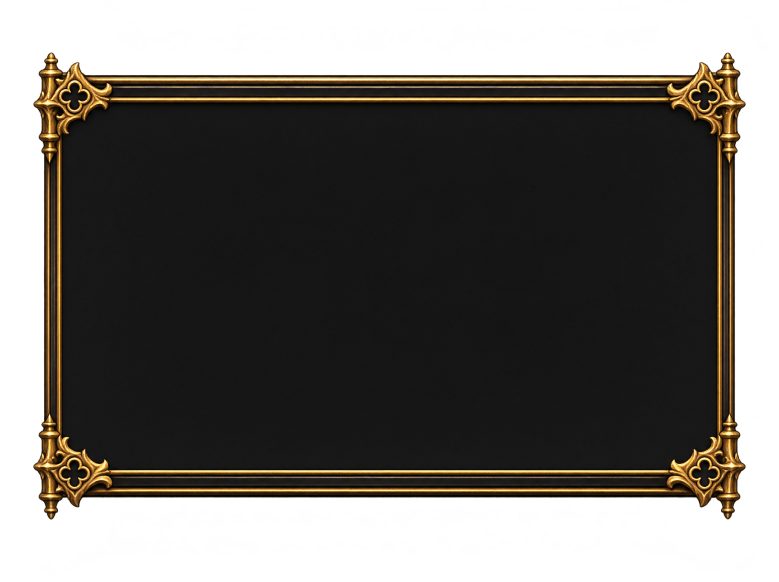
#> input picture art/higgsfield_2026-11/ui_kit/tooltip.png, 2336 x 1744 px, given in place of window_tall.png, which was not available (shown at 1/3 size)
$ python cut_ui_kit.py
#> lines starting #> are read from the running program, lines starting #| are printed output that depends on the picture; after the words box and inside, x2 and y2 are one past the last pixel; in counts of white or black regions, pixels touching at a corner belong together
#!/usr/bin/env python3
"""Cut the painted AOTL UI kit (art/higgsfield_2026-11/ui_kit, GPT Image 2.6 on transparent backgrounds, 2026-11-27)
into game textures in assets/ui/kit/.

Sheets are split by connected alpha components (sorted row by row), whole panels are trimmed to their alpha bounds
and scaled to the size they are drawn at, so 9-slice margins stay crisp. The crown on the window frames is lifted out
into its own sprite and the top edge under it is patched with the plain edge next to it, so the frame can 9-slice.

    python3 tools/cut_ui_kit.py [--src ../../art/higgsfield_2026-11/ui_kit] [--out assets/ui/kit]
"""
import argparse, json, os
import cv2
import numpy as np
from PIL import Image

ap = argparse.ArgumentParser()
here = os.path.dirname(os.path.abspath(__file__))
ap.add_argument("--src", default=os.path.normpath(os.path.join(here, "../../../art/higgsfield_2026-11/ui_kit")))
ap.add_argument("--out", default=os.path.normpath(os.path.join(here, "../assets/ui/kit")))
ap.add_argument("--debug", default="")
a = ap.parse_args()
os.makedirs(a.out, exist_ok=True)
meta = {}


def load(name):
#> called with name = 'window_tall'
    return Image.open(os.path.join(a.src, name + ".png")).convert("RGBA")
#> returned value is the input picture: PIL image 2336x1744 RGBA; mean R, G, B, A 34, 27.7, 19.3, 164.6


def trim(im, thr=24):
#> called with thr = 24
    al = np.array(im)[:, :, 3]
    ys, xs = np.where(al > thr)
    return im.crop((xs.min(), ys.min(), xs.max() + 1, ys.max() + 1))
#> returned value: PIL image 2138x1402 RGBA


def clean_alpha(im, lo=10):
    """Drop the faint haze the model leaves around shapes (alpha < lo) so 9-slice edges stay clean."""
#> called with lo = 10
    arr = np.array(im)
    arr[arr[:, :, 3] < lo] = 0
#> arr: shape (1402, 2138, 4); mean R, G, B, A 32.3, 27.6, 21.8, 223.7
#> call 2 of load, with name = 'window_wide'
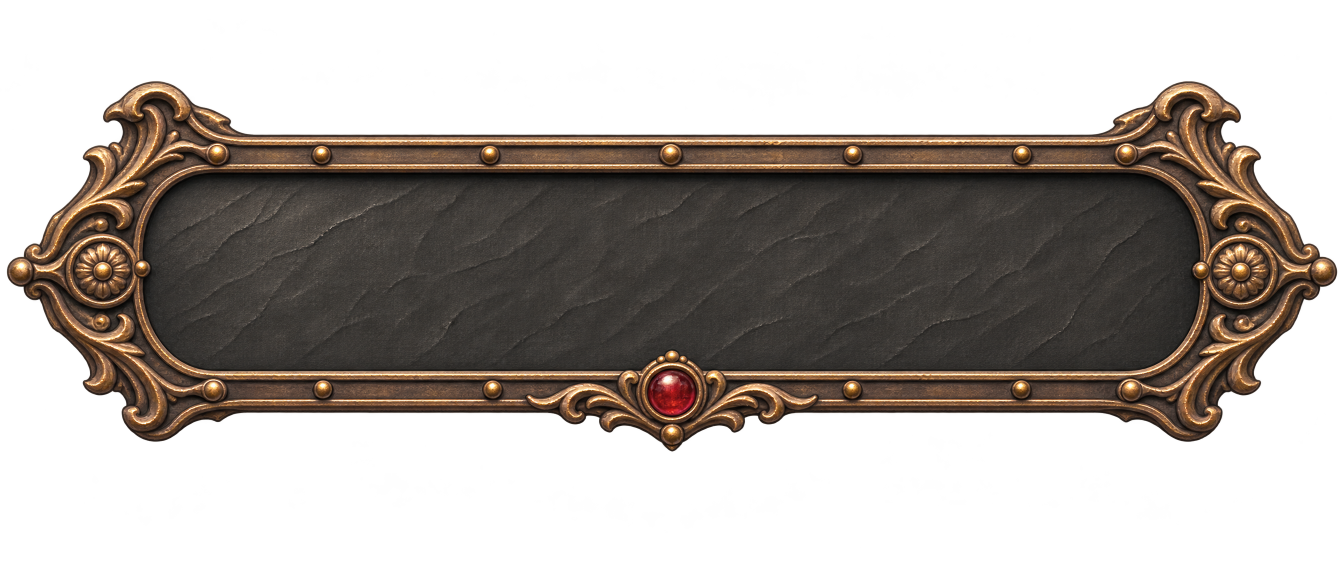
#> input picture art/higgsfield_2026-11/ui_kit/title_plaque.png, 2688 x 1152 px, given in place of window_wide.png, which was not available (shown at 1/2 size)
#> in load, returned value is the input picture: PIL image 2688x1152 RGBA; mean R, G, B, A 50.4, 40.3, 32.3, 115.7
    return Image.fromarray(arr)


def components(im, min_area=900, thr=40, close=9):
    al = (np.array(im)[:, :, 3] > thr).astype(np.uint8)
    al = cv2.morphologyEx(al, cv2.MORPH_CLOSE, np.ones((close, close), np.uint8))
    n, lab, stats, cent = cv2.connectedComponentsWithStats(al, 8)
    boxes = [tuple(stats[i][:4]) for i in range(1, n) if stats[i][4] >= min_area]
    # row-major order: group by vertical centre (rows are well separated in every sheet)
    boxes.sort(key=lambda b: (b[1] + b[3] / 2))
    rows, cur = [], []
    for b in boxes:
        if cur and (b[1] + b[3] / 2) - (cur[-1][1] + cur[-1][3] / 2) > min(b[3], cur[-1][3]) * 0.5:
            rows.append(cur); cur = []
        cur.append(b)
    if cur: rows.append(cur)
    out = []
    for r in rows: out += sorted(r, key=lambda b: b[0])
    return out


def save(im, name, scale=None, size=None, **info):
#> called with name = 'window_tall', scale = 0.337
    if size is not None: im = im.resize(size, Image.LANCZOS)
    elif scale is not None: im = im.resize((max(1, round(im.width * scale)), max(1, round(im.height * scale))), Image.LANCZOS)
    im.save(os.path.join(a.out, name + ".png"))
    meta[name] = dict(size=[im.width, im.height], **info)
    return im


def remove_crest(im, x0f, x1f, band_f):
    """A crownless copy for 9-slicing: the crest (centred on the top edge) is replaced by the plain edge to its left
    and right, copied in, and everything above the rim is cleared."""
#> called with x0f = 0.375, x1f = 0.635, band_f = 0.17
    arr = np.array(im)
    h, w = arr.shape[:2]
#> h = 741; w = 2662
    al = arr[:, :, 3] > 40
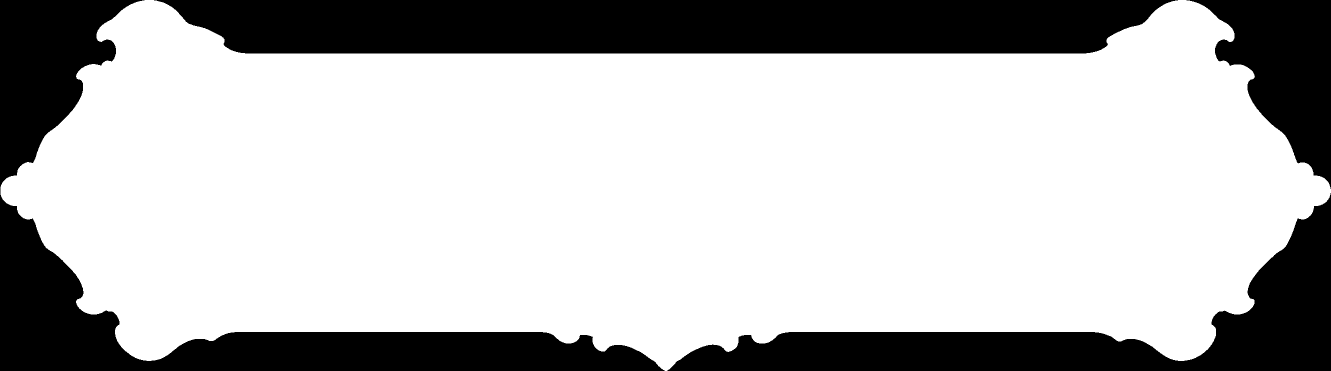
#> al: shape (741, 2662) bool (shown at 1/2 size); 72% white; 4 black regions, box (x1, y1, x2, y2) and area: (308, 0, 2356, 107) 199400, (0, 0, 1329, 741) 176617, (1335, 386, 2662, 741) 121505, (2373, 0, 2662, 378) 55100
    top = int(np.where(al.sum(1) > w * 0.8)[0][0])
#> top = 107
    x0, x1 = int(w * x0f), int(w * x1f)
#> x0 = 998; x1 = 1690
    band = int(h * band_f)
#> band = 125
    half = (x1 - x0) // 2
#> half = 346
    left = arr[:band, x0 - half:x0].copy()
    right = arr[:band, x1:x1 + (x1 - x0 - half)].copy()
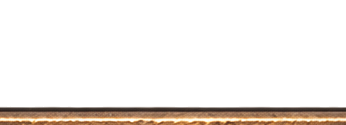
#> right: shape (125, 346, 4); mean R, G, B, A 22.3, 17.3, 13.1, 35.3; transparent parts drawn white
    arr[:band, x0:x0 + half] = left
#> arr: shape (741, 2662, 4); mean R, G, B, A 58.2, 47.7, 39.5, 181.5
    arr[:band, x0 + half:x1] = right
#> arr: shape (741, 2662, 4); mean R, G, B, A 58.2, 47.7, 39.5, 181.5
    arr[:top, :, 3] = 0
#> arr: shape (741, 2662, 4); mean R, G, B, A 58.2, 47.7, 39.5, 176.8
    return Image.fromarray(arr)


# ---- window frames: whole (crowned) at the sizes they are drawn, plus a crownless 9-slice frame ----
tall = clean_alpha(trim(load("window_tall")))
wide = clean_alpha(trim(load("window_wide")))
save(tall, "window_tall", scale=720 / tall.width)
save(tall, "window_tall_small", scale=500 / tall.width)
save(wide, "window_wide", scale=1440 / wide.width)
plain = remove_crest(wide, 0.375, 0.635, 0.17)
p9 = save(trim(plain), "frame9", scale=900 / plain.width)
#> call 4 of save, with name = 'frame9', scale = 0.338
#> in save (call 4), `elif scale is not None: im = im.resize((max(1, round(im.width * scale)..`:
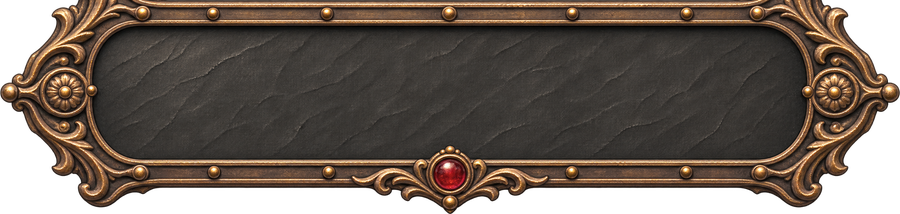
#> im: PIL image 900x214 RGBA; mean R, G, B, A 65.4, 53.8, 44.7, 206.7; transparent parts drawn white
meta["frame9"]["margin"] = round(p9.width * 0.052)
# where the inner slate starts (fraction of the frame), for laying out content inside the whole frames
for nm, im in [("window_tall", tall), ("window_wide", wide)]:
    arr = np.array(im)
    lum = arr[:, :, :3].mean(2)
    cy = arr.shape[0] // 2
    row = lum[cy]
    # the slate is dark (< 70) and wide: first dark run from the left edge after the bronze
    xs = np.where((row < 70) & (arr[cy, :, 3] > 200))[0]
    meta[nm]["inner_x"] = round(float(xs[0]) / arr.shape[1], 4)
    meta[nm]["inner_right"] = round(float(xs[-1]) / arr.shape[1], 4)
    cx = arr.shape[1] // 2
    col = lum[:, cx]
    ys = np.where((col < 70) & (arr[:, cx, 3] > 200))[0]
    meta[nm]["inner_top"] = round(float(ys[0]) / arr.shape[0], 4)
    meta[nm]["inner_bottom"] = round(float(ys[-1]) / arr.shape[0], 4)
#> this loop made 2 passes
#> (nm, cy, cx) on passes 1 to 2: ('window_tall', 701, 1069), ('window_wide', 370, 1331)
#> pass 1, `lum = arr[:, :, :3].mean(2)`:
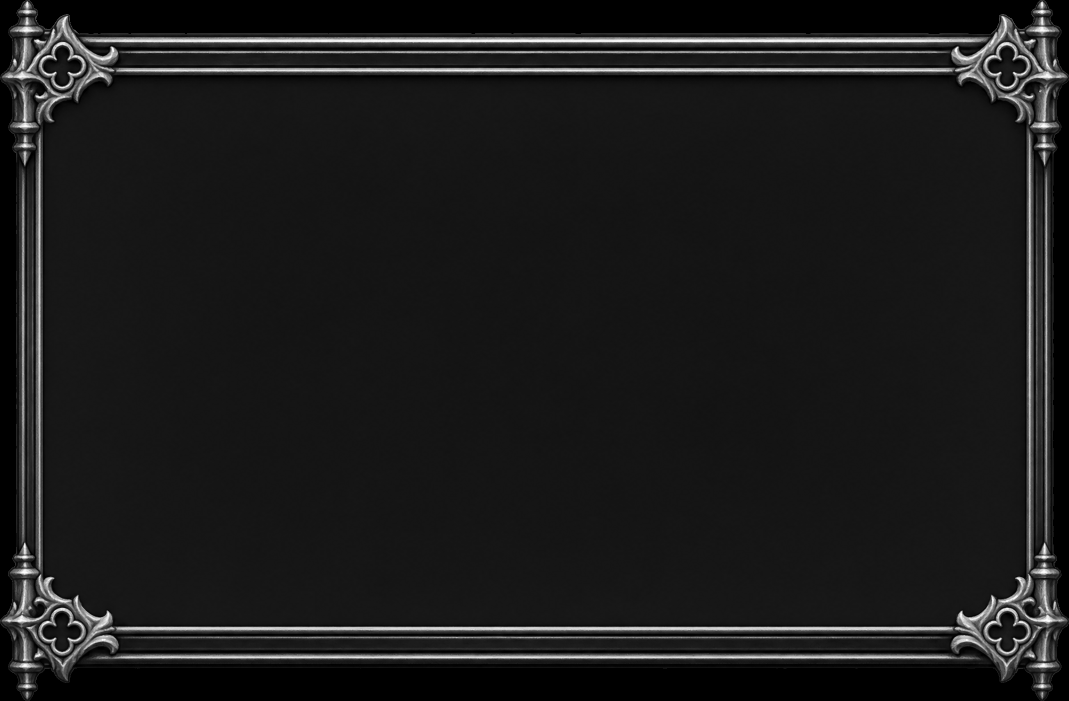
#> lum: shape (1402, 2138) float64 (shown at 1/2 size); min 0, max 255, mean 27.2
#> pass 2, `lum = arr[:, :, :3].mean(2)`:
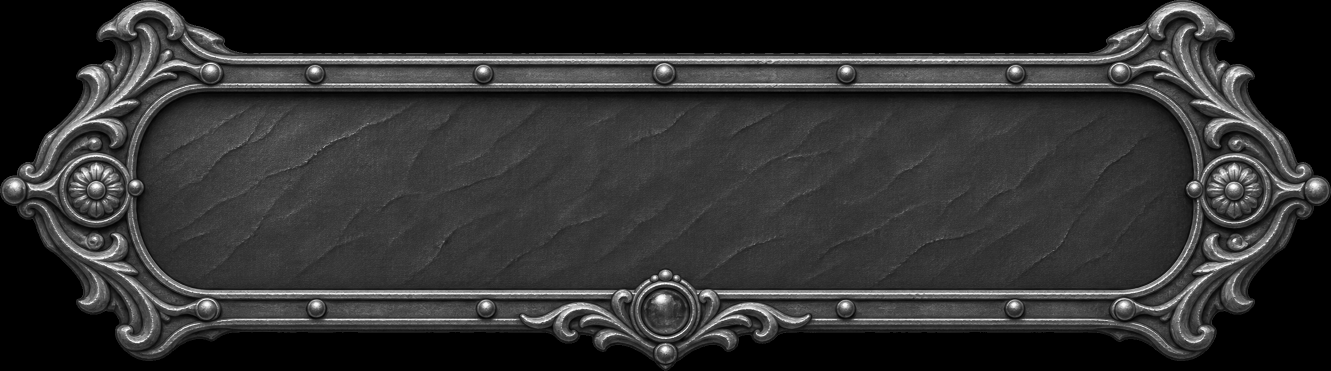
#> lum: shape (741, 2662) float64 (shown at 1/2 size); min 0, max 255, mean 48.5
#> after the loop, meta = 4 items
meta["window_tall_small"].update({k: meta["window_tall"][k] for k in ("inner_x", "inner_right", "inner_top", "inner_bottom")})

im = clean_alpha(trim(load("tooltip")))
t = save(im, "tooltip", scale=420 / im.width)
meta["tooltip"]["margin"] = 34

im = clean_alpha(trim(load("title_plaque")))
save(im, "title_plaque", scale=96 / im.height)

im = clean_alpha(trim(load("class_card")))
save(im, "class_card", scale=380 / im.width)
#> in save (call 7), `elif scale is not None: im = im.resize((max(1, round(im.width * scale)..`:
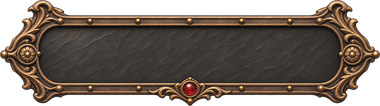
#> im: PIL image 380x106 RGBA; mean R, G, B, A 59.2, 48.5, 40.2, 181.6; transparent parts drawn white

#> (the run stopped early here; a loop or call above may not have finished)
